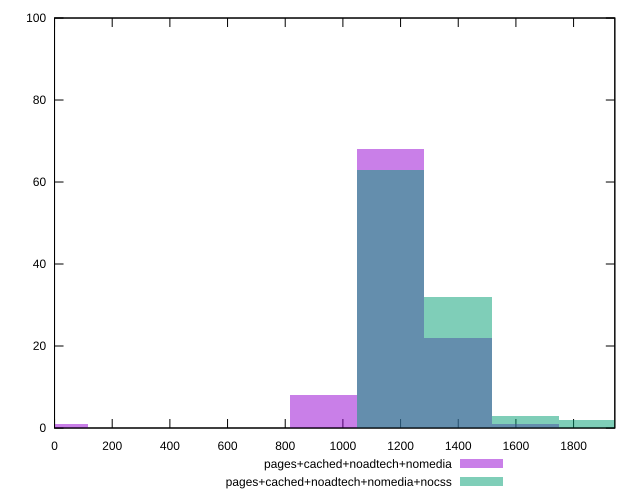

Here is the gnuplot script that generated this plot:
reset

$pagesCachedNoadtechNomedia <<EOF
1399.519400572408 22
1166.266167143673 68
933.0129337149385 8
1632.7726340011425 1
0 1
EOF

$pagesCachedNoadtechNomediaNocss <<EOF
1866.025867429877 2
1399.519400572408 32
1166.266167143673 63
1632.7726340011425 3
EOF

set key outside below
set boxwidth 233.25323342873463
set xrange [0:1943]
set yrange [0:100]
set trange [0:100]
set style fill transparent solid 0.5 noborder
set terminal svg size 640, 500 enhanced background rgb 'white'
set output "report_00014_2021-02-09T15:56:05.503Z/uses-rel-preload/comparison/histogram/3_vs_4.svg"

plot $pagesCachedNoadtechNomedia title "pages+cached+noadtech+nomedia" with boxes, \
     $pagesCachedNoadtechNomediaNocss title "pages+cached+noadtech+nomedia+nocss" with boxes

reset
